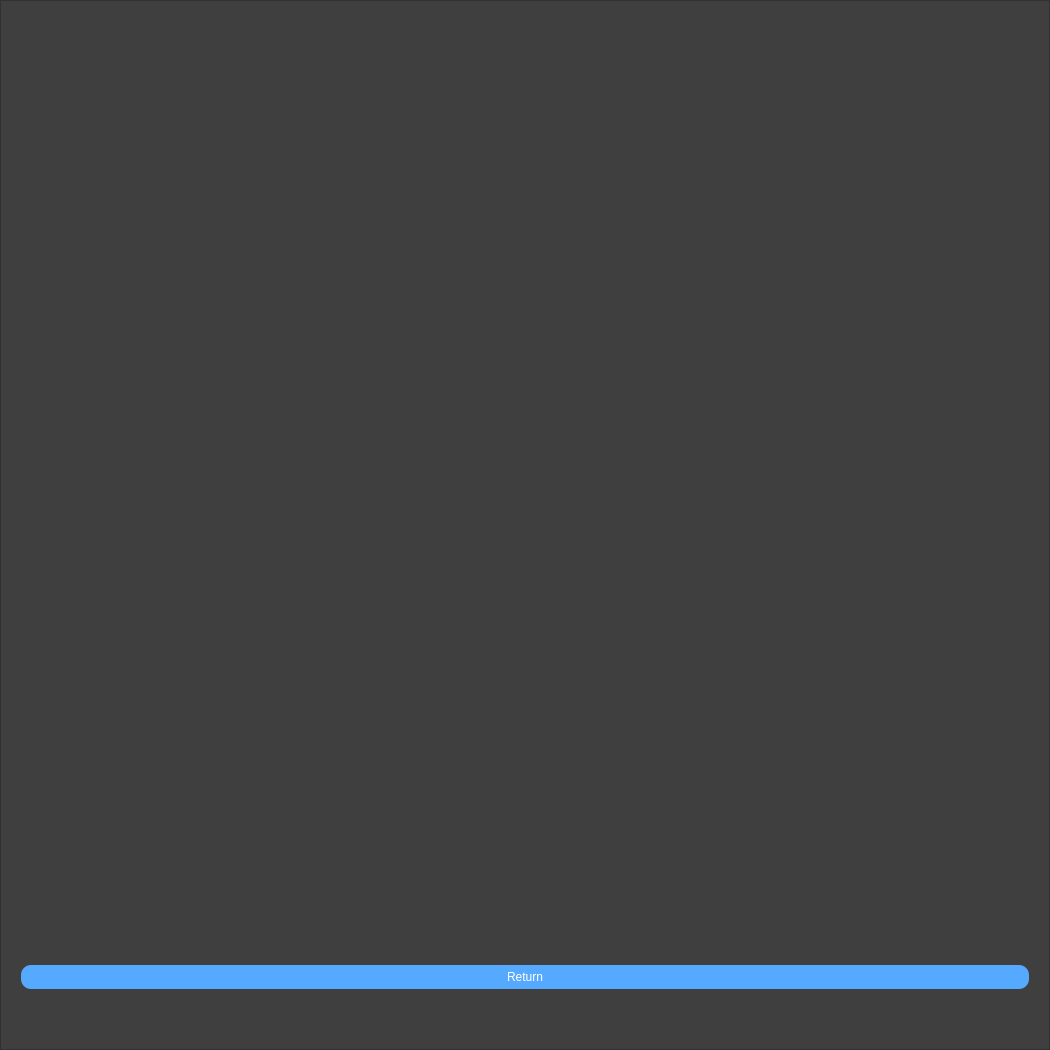
<?xml version="1.0" encoding="UTF-8"?>
<ui version="4.0">
 <class>menu_page</class>
 <widget class="QWidget" name="menu_page">
  <property name="geometry">
   <rect>
    <x>0</x>
    <y>0</y>
    <width>1050</width>
    <height>1050</height>
   </rect>
  </property>
  <property name="windowTitle">
   <string>Ciri</string>
  </property>
  <property name="windowIcon">
   <iconset>
    <normaloff>:/images/rabbit_small.png</normaloff>:/images/rabbit_small.png</iconset>
  </property>
  <property name="styleSheet">
   <string notr="true"/>
  </property>
  <layout class="QVBoxLayout" name="verticalLayout">
   <property name="spacing">
    <number>0</number>
   </property>
   <property name="leftMargin">
    <number>0</number>
   </property>
   <property name="topMargin">
    <number>0</number>
   </property>
   <property name="rightMargin">
    <number>0</number>
   </property>
   <property name="bottomMargin">
    <number>0</number>
   </property>
   <item>
    <widget class="QFrame" name="complete_frame">
     <property name="styleSheet">
      <string notr="true">QFrame {
background-color: rgb(63, 63, 63);
}
</string>
     </property>
     <property name="frameShape">
      <enum>QFrame::StyledPanel</enum>
     </property>
     <property name="frameShadow">
      <enum>QFrame::Raised</enum>
     </property>
     <layout class="QVBoxLayout" name="verticalLayout_19">
      <property name="spacing">
       <number>0</number>
      </property>
      <property name="leftMargin">
       <number>0</number>
      </property>
      <property name="topMargin">
       <number>0</number>
      </property>
      <property name="rightMargin">
       <number>0</number>
      </property>
      <property name="bottomMargin">
       <number>0</number>
      </property>
      <item>
       <layout class="QVBoxLayout" name="verticalLayout_20">
        <property name="spacing">
         <number>0</number>
        </property>
        <property name="leftMargin">
         <number>20</number>
        </property>
        <property name="topMargin">
         <number>0</number>
        </property>
        <property name="rightMargin">
         <number>20</number>
        </property>
        <property name="bottomMargin">
         <number>20</number>
        </property>
        <item>
         <widget class="QLabel" name="check_icon">
          <property name="sizePolicy">
           <sizepolicy hsizetype="Minimum" vsizetype="Preferred">
            <horstretch>0</horstretch>
            <verstretch>0</verstretch>
           </sizepolicy>
          </property>
          <property name="styleSheet">
           <string notr="true">QLabel{
background:none;
border: none;
}</string>
          </property>
          <property name="text">
           <string/>
          </property>
          <property name="pixmap">
           <pixmap>../images/Check-02-256.png</pixmap>
          </property>
          <property name="alignment">
           <set>Qt::AlignCenter</set>
          </property>
         </widget>
        </item>
        <item>
         <spacer name="verticalSpacer_7">
          <property name="orientation">
           <enum>Qt::Vertical</enum>
          </property>
          <property name="sizeType">
           <enum>QSizePolicy::Preferred</enum>
          </property>
          <property name="sizeHint" stdset="0">
           <size>
            <width>20</width>
            <height>5</height>
           </size>
          </property>
         </spacer>
        </item>
        <item>
         <widget class="QPushButton" name="returnButton">
          <property name="sizePolicy">
           <sizepolicy hsizetype="Minimum" vsizetype="Fixed">
            <horstretch>0</horstretch>
            <verstretch>0</verstretch>
           </sizepolicy>
          </property>
          <property name="layoutDirection">
           <enum>Qt::LeftToRight</enum>
          </property>
          <property name="styleSheet">
           <string notr="true">QPushButton{
background-color: rgb(85, 170, 255);
color: white;
border-radius: 10px;
padding: 5px;
}

QPushButton::hover{
background-color: rgb(37, 74, 111);
}</string>
          </property>
          <property name="text">
           <string>Return</string>
          </property>
         </widget>
        </item>
        <item>
         <spacer name="verticalSpacer">
          <property name="orientation">
           <enum>Qt::Vertical</enum>
          </property>
          <property name="sizeType">
           <enum>QSizePolicy::Preferred</enum>
          </property>
          <property name="sizeHint" stdset="0">
           <size>
            <width>20</width>
            <height>40</height>
           </size>
          </property>
         </spacer>
        </item>
       </layout>
      </item>
     </layout>
    </widget>
   </item>
  </layout>
 </widget>
 <resources>
  <include location="../resources.qrc"/>
 </resources>
 <connections/>
</ui>
